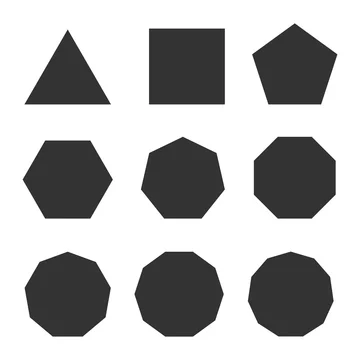
#> input picture test_data/allshape.jpg, 360 x 360 px, given in place of the camera
$ python canny_edge_calibration.py
#> lines starting #> are read from the running program, lines starting #| are printed output that depends on the picture; after the words box and inside, x2 and y2 are one past the last pixel; in counts of white or black regions, pixels touching at a corner belong together
#!/usr/bin/env python3
# -*- coding: utf-8 -*-
"""
Computer Vision Project:
    Canny Edge Calibration

Created on Sat Apr 15 2023

@author: Jiraorj Thanudchaipuen
"""

import cv2 as cv
import numpy as np

# Define the width and height of the frame
frameWidth  = 640
frameHeight = 480

# Access the default camera (camera 0)
cap = cv.VideoCapture(0)

# Set the frame height and width
cap.set(3, frameHeight)
cap.set(4, frameWidth)

# Define an empty function that does nothing
def empty(x):
    pass

# Create a window named "Parameters" and set its size
cv.namedWindow("Parameters")
cv.resizeWindow("Parameters", 500, 100)

# Create two trackbars to adjust the thresholds for Canny edge detection
cv.createTrackbar("Threshold1", "Parameters", 100, 255, empty)
cv.createTrackbar("Threshold2", "Parameters", 200, 255, empty)

# While the camera is open, perform the following actions
while cap.isOpened():
    # Read the current frame from the camera
    _, img = cap.read()
#> img is the input picture: shape (360, 360, 3); mean B, G, R 181.4, 181.4, 181.4

    # Post Processing
    imgBlur = cv.GaussianBlur(img, (7, 7), 1)
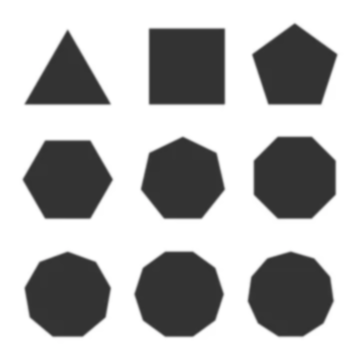
#> imgBlur: shape (360, 360, 3); mean B, G, R 181.4, 181.4, 181.4
    imgGray = cv.cvtColor(imgBlur, cv.COLOR_BGR2GRAY)

    # Get the current values of the trackbars
    t1 = cv.getTrackbarPos("Threshold1", "Parameters")
    t2 = cv.getTrackbarPos("Threshold2", "Parameters")

    # Print the current threshold values
    print(t1, t2)

    # Apply Canny edge detection to the grayscale image using the current threshold values
    imgCanny = cv.Canny(imgGray, t1, t2)
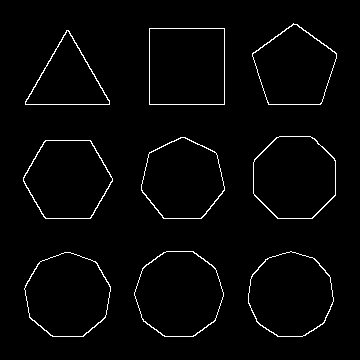
#> imgCanny: shape (360, 360); 2.2% white in thin lines or dots, all inside (x1, y1, x2, y2) = (23, 23, 337, 337)

    # Combine the original image and the Canny image side-by-side for display purposes
    imgCanny = cv.cvtColor(imgCanny, cv.COLOR_GRAY2BGR)
    imgstack = np.vstack([img, imgCanny])
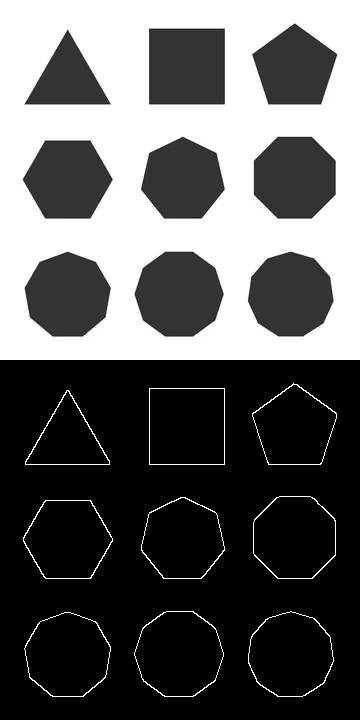
#> imgstack: shape (720, 360, 3); mean B, G, R 93.5, 93.5, 93.5

    # Display the combined image
    cv.imshow('Output', imgstack)

    # If the 'q' key is pressed, exit the loop and release the camera
    if cv.waitKey(1) & 0xFF == ord('q'):
#> (key q is pressed here)
        break

cap.release()
cv.destroyAllWindows()

$ run again, on test_data/ball_03.png
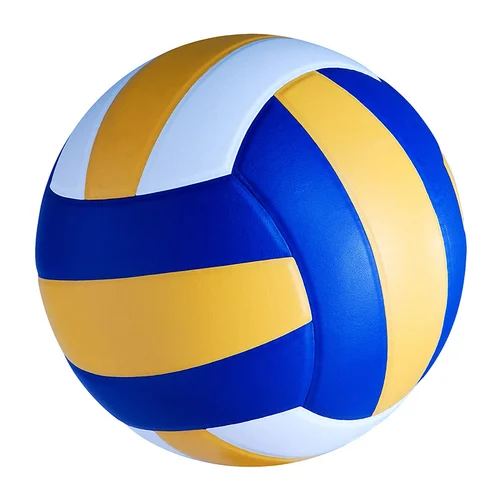
#> input picture test_data/ball_03.png, 494 x 500 px, given in place of the camera
#> img is the input picture: shape (500, 494, 3); mean B, G, R 194.9, 178.6, 174.9
#> `imgCanny = cv.Canny(imgGray, t1, t2)`:
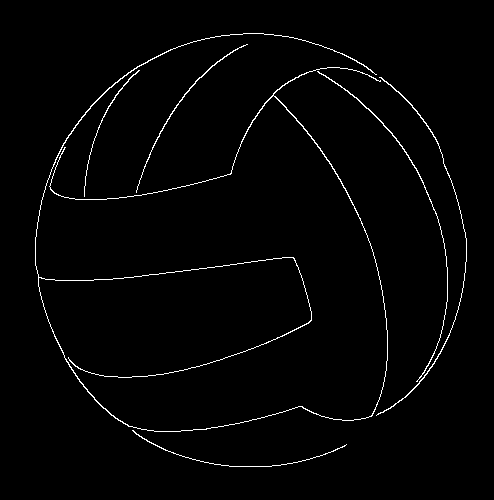
#> imgCanny: shape (500, 494); 1.7% white in thin lines or dots, all inside (x1, y1, x2, y2) = (35, 33, 467, 467)
#> `imgstack = np.vstack([img, imgCanny])`:
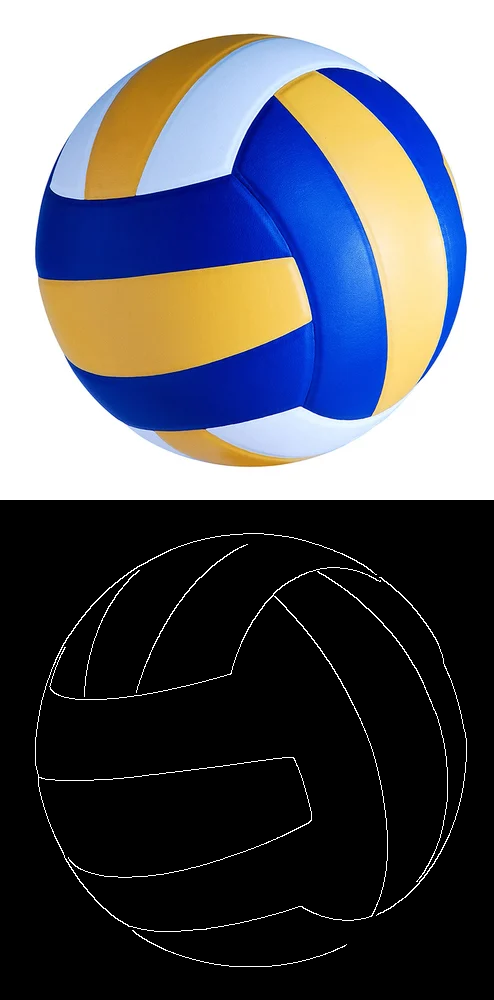
#> imgstack: shape (1000, 494, 3); mean B, G, R 99.6, 91.4, 89.6
